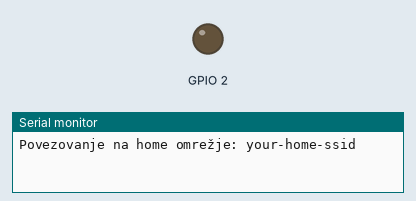
The program below on a simulated ESP32. Shown: output pins drawn as LEDs (lit = HIGH), the last lines printed to the serial monitor. WiFi joins after 1.5 s; servers stay silent unless stated.

Above: at 0.1 s.
At 2.1 s:
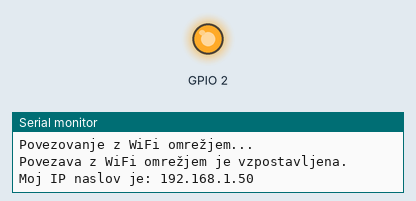
Timing chart, 0 to 3.8 s (numbered marks = the images above):
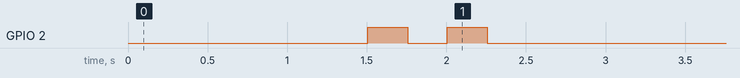

The program:

main.cpp
```cpp
#include <Arduino.h>
#include <WiFi.h>

// EN: WiFi credentials come from the repo-wide shared/include/secrets.h
//     (gitignored). It exposes WIFI_SSID, WIFI_PASSWORD, and the helper
//     printWifiTarget() (from wifi_log.h) that logs which slot the build
//     is using (home or hotspot).
// SL: WiFi gesla so v skupni datoteki shared/include/secrets.h (gitignored).
//     Razkriva WIFI_SSID, WIFI_PASSWORD in pomožno funkcijo printWifiTarget()
//     (iz wifi_log.h), ki izpiše, katero gnezdo (home ali hotspot) trenutna
//     gradnja uporablja.
#include <secrets.h>
#include <wifi_log.h>

void setup() {
  // EN: set the serial communication speed to 115200 bits/s.
  // SL: nastavimo hitrost serijske komunikacije na 115200 bitov/s.
  Serial.begin(115200);

  // EN: log which network slot we're attempting (home vs hotspot) and the SSID.
  // SL: zapišemo, na katero omrežje se poskušamo povezati (home ali hotspot) in SSID.
  printWifiTarget();

  // EN: connect to the WiFi network using SSID and password from secrets.h.
  // SL: povežemo se na WiFi omrežje z imenom in geslom iz secrets.h.
  WiFi.begin(WIFI_SSID, WIFI_PASSWORD);

  // EN: wait until the module connects to the network.
  // SL: čakamo, dokler se modul ne poveže na omrežje.
  while (WiFi.status() != WL_CONNECTED) {
    // EN: wait 500 ms before re-checking the connection state.
    // SL: počakamo 500 ms preden ponovno preverimo stanje povezave.
    delay(500);
    // EN: print a progress message to the serial monitor.
    // SL: izpišemo sporočilo o napredku na serijski monitor.
    Serial.println("Povezovanje z WiFi omrežjem...");
  }

  // EN: connection established — log success and the assigned IP.
  // SL: povezava vzpostavljena — izpišemo uspeh in dobljeni IP.
  Serial.println("Povezava z WiFi omrežjem je vzpostavljena.");
  Serial.print("Moj IP naslov je: ");
  Serial.println(WiFi.localIP());

  // EN: visual indicator that the program loaded — onboard LED blinks twice.
  // SL: vidni indikator, da se je program naložil — vgrajena LED 2× utripne.
  pinMode(2, OUTPUT);
  digitalWrite(2, HIGH);
  delay(250);
  digitalWrite(2, LOW);
  delay(250);
  digitalWrite(2, HIGH);
  delay(250);
  digitalWrite(2, LOW);
  delay(250);
}

void loop() {
}
```
